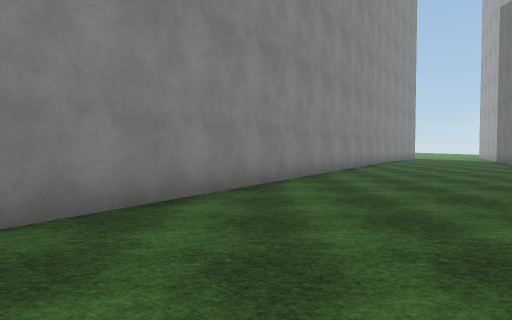
View 1 (above)

21 first-person views from a walk through a Unity game level. The camera is 1.3 m above the floor, tilts 2° down and sees 70° across. The floor is counted in squares, 2 m on a side. Each view is taken from the middle of a square. On the plan, view 1 faces up. The plan holds only what a view shows up to about 11 squares ahead; the rest is blank. The place goes on beyond the plan. The player character is not drawn. Surface patterns are stand-ins for the level's own textures.

View 2
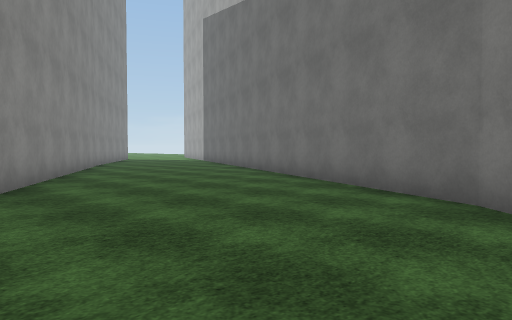

View 3
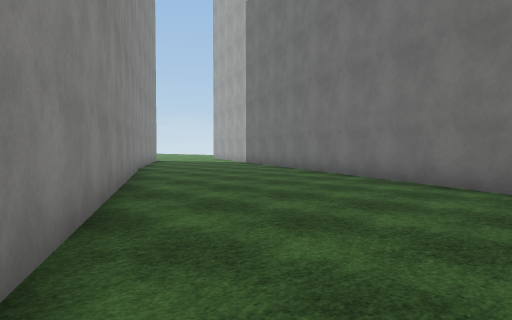

View 4
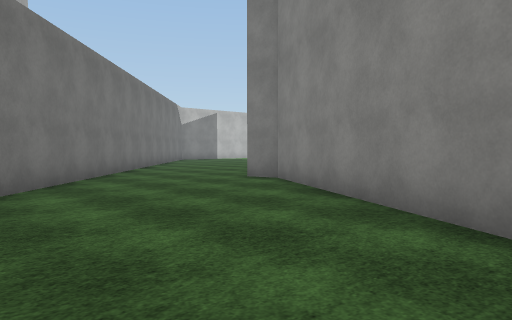

View 5
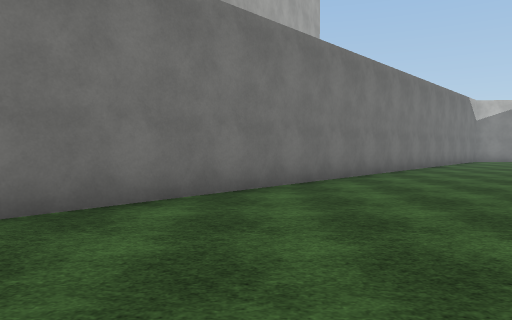

View 6
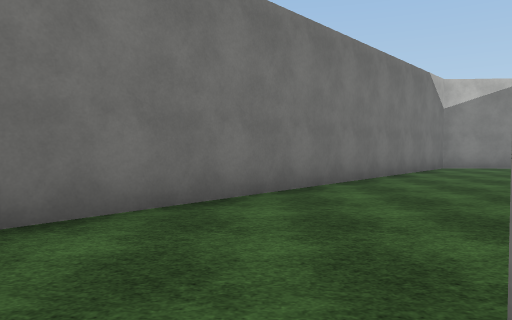

View 7
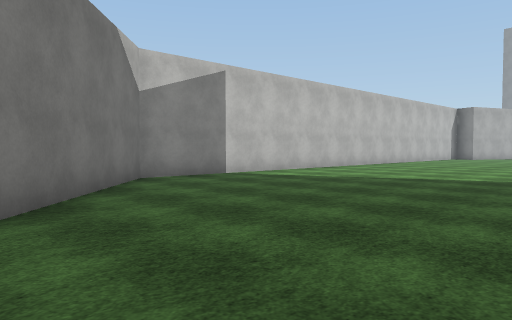

View 8
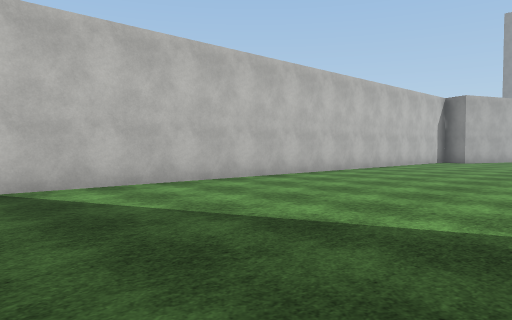

View 9
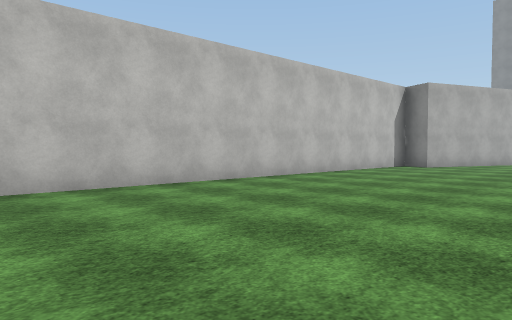

View 10
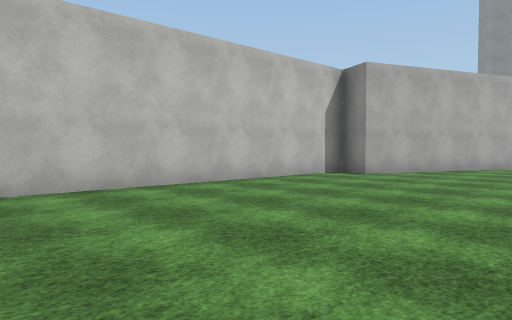

View 11
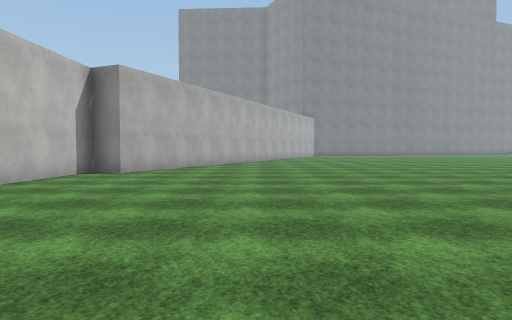

View 12
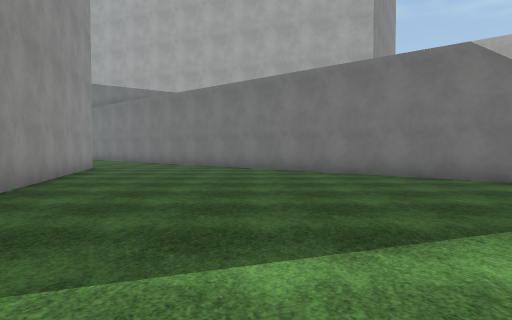

View 13
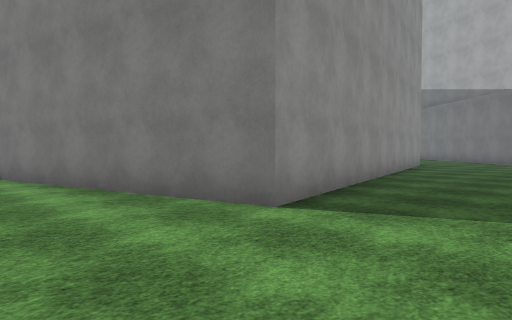

View 14
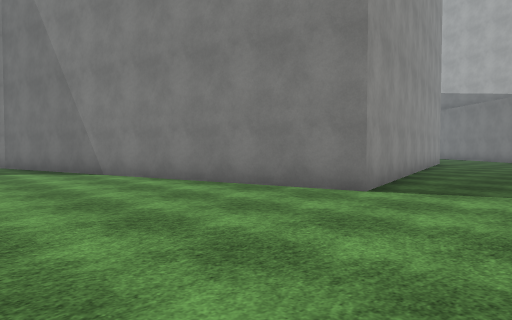

View 15
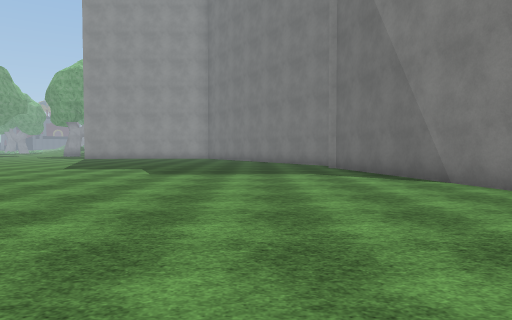

View 16
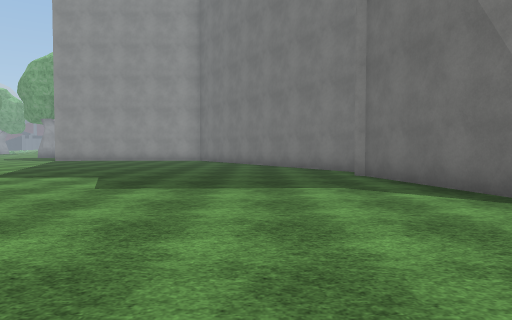

View 17
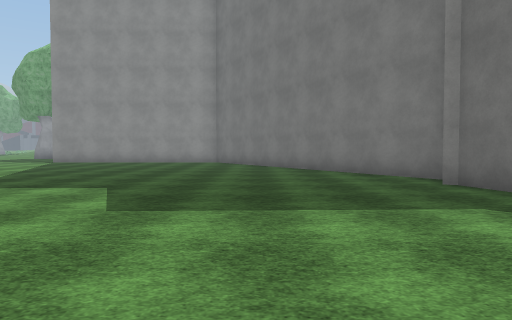

View 18
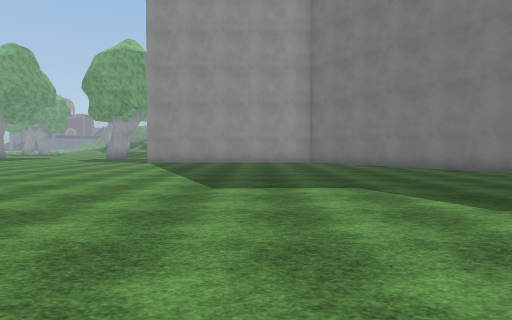

View 19
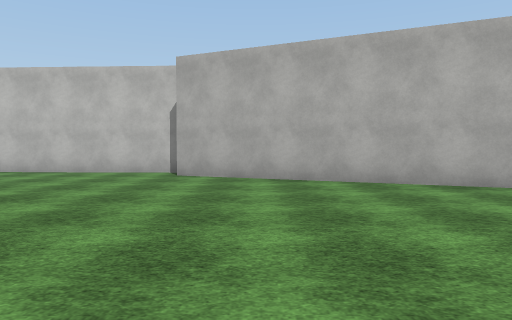

View 20
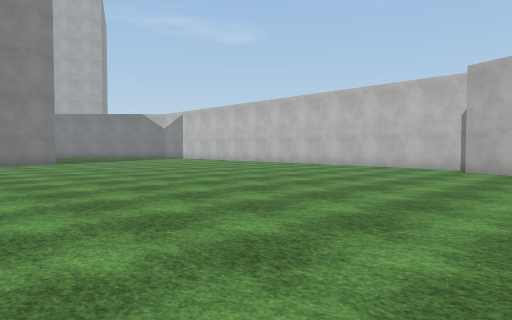

View 21
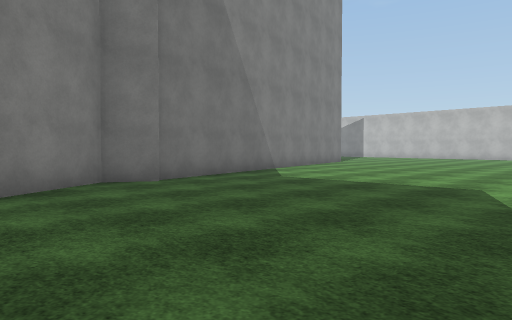

### Floor plan
Points are (right, up) in squares from view 1. A wall is a line through its corners. A room is listed if a view was taken in it or the views show most of it. See-through windows are left out.
Room 1 (views 1, 2, 3, 4, 5, 6)
walls: (3.7, 12.5) (-3.8, -0.2) (-3.6, -1); (-1.9, -3.8) (4.6, 3.1) (8.7, 11.8)
ways out: opening at (-2.5, -2.5) to room 2
Room 2 (views 7, 8, 9, 10, 11, 12, 13, 14, 15, 16, 17, 18, 19, 20, 21)
walls: (-16.8, 7.3) (-16.2, 8.3) (-18.7, 12); (-31.5, -7) (-26.2, -9.4) (-26.6, -10.3) (-8.7, -11.1) (-1.9, -3.8); (-4.1, -1) (-14.1, -3.4) (-16.5, 7.3)
ways out: opening at (-2.5, -2.5) to room 1

Positions as (right, up) in squares from view 1, and headings:
1: (0, 0), facing up
2: (0, 2), facing up-right
3: (0, 5), facing up-right
4: (2, 5), facing down-left
5: (1, 5), facing down
6: (-3, 0), facing down
7: (-5, -4), facing down-left
8: (-10, -5), facing down-left
9: (-14, -5), facing down-left
10: (-18, -5), facing down-left
11: (-17, -6), facing left
12: (-15, -6), facing right
13: (-17, -6), facing up-right
14: (-19, -6), facing up-right
15: (-19, -4), facing up
16: (-19, -1), facing up
17: (-20, 1), facing up
18: (-24, 1), facing up
19: (-28, -1), facing down
20: (-29, 1), facing down-right
21: (-23, 11), facing down-right
